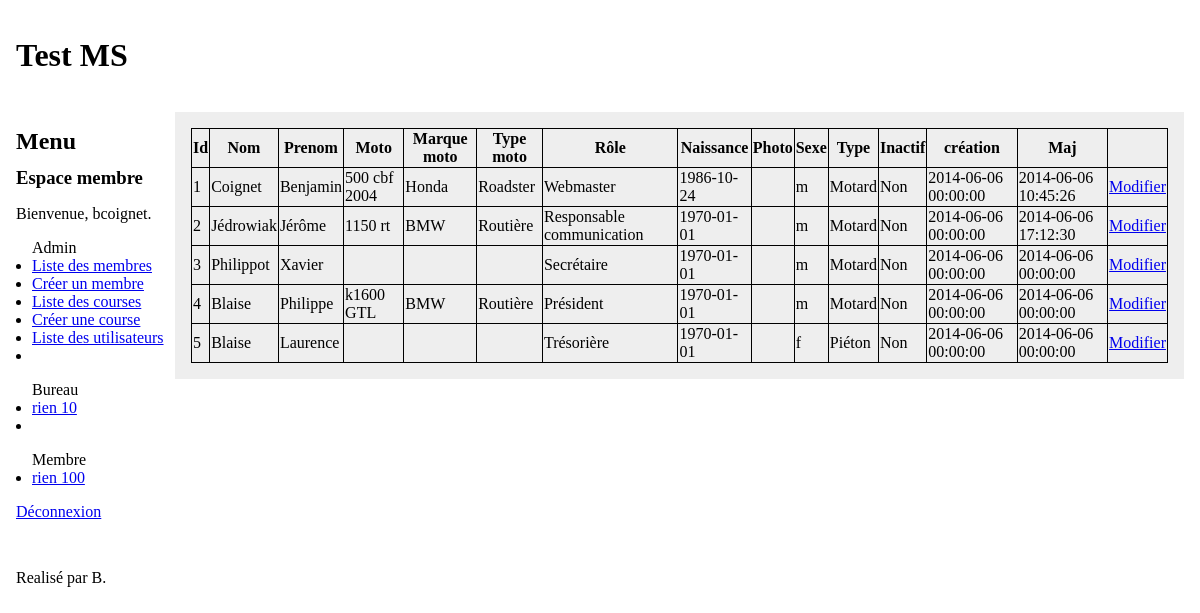
The page /index.php?module=membres&action=listing (signed in) on the database its author committed.
### tables this page shows
CREATE TABLE membres (
	id					int(10) unsigned 	NOT NULL 	AUTO_INCREMENT,
	nom					VARCHAR(32)			NOT NULL,
	prenom				VARCHAR(32)			NOT NULL,
	nom_moto			VARCHAR(50)			NOT NULL,
	marque_moto			VARCHAR(50)			NOT NULL,
	type_moto			VARCHAR(50)			NOT NULL,
	role_asso			VARCHAR(128) 		NOT NULL,
	date_naissance		date 				NOT NULL,
	photo				VARCHAR(128)		NOT NULL,
	sexe				char(1)				NOT NULL,
	type_membre			VARCHAR(50)			NOT NULL,
	inactif				tinyint(1)			NOT NULL DEFAULT '0',
	
	date_creation		TIMESTAMP			NOT NULL DEFAULT CURRENT_TIMESTAMP,
	date_maj			TIMESTAMP 			NOT NULL DEFAULT '0000-00-00 00:00:00',
	
	PRIMARY KEY (id)	

);

### modeles/membres.php (called while the page is built, shortened)
<?php
class membre {
	private $id;
	public function __construct($id)
	{
		$this->id = $id;
	}
	public function getId() {
		return $this->id;
	}
	public function load() {
		$pdo = PDO2::getInstance();
		$requete = $pdo->prepare("SELECT * FROM membres where id = :id_utilisateur");
		$requete->bindValue(':id_utilisateur', $this->id);
		$requete->execute();
		if ($result = $requete->fetch(PDO::FETCH_ASSOC)) {
			$requete->closeCursor();
			$this->nom = $result['nom'];
			$this->prenom = ($result['prenom']);
			$this->nomMoto = ($result['nom_moto']);
			$this->marqueMoto = ($result['marque_moto']);
			$this->typeMoto = ($result['type_moto']);
			$this->roleAsso = ($result['role_asso']);
			$this->dateNaissance = ($result['date_naissance']);
			$this->photo = ($result['photo']);
			$this->sexe = ($result['sexe']);
			$this->dateCreation = ($result['date_creation']);
			$this->dateMaj = ($result['date_maj']);
			$this->typeMembre = ($result['type_membre']);
			$this->inactif = ($result['inactif']);
		}
	}
	public function getProperties() {
		return get_object_vars($this);
	}
	public static function listing() {
		$membres = array();
		$pdo = PDO2::getInstance();
		$requete = $pdo->prepare("SELECT * FROM membres");
		$requete->execute();
		while ($result = $requete->fetch(PDO::FETCH_ASSOC)) {
			$membre = new membre($result['id']);
			$membre->load();
			$membres[] = $membre;
		}
		return $membres;
	}
	public static function inactif($value) {
		$inactif = array ('0' => MEMBRE_INACTIF_NON, '1' => MEMBRE_INACTIF_OUI);
		if (array_key_exists($value, $inactif)) {
			return $inactif[$value];
		}else {
			return '';
		}
	}
}

### modules/membres/vues/listing_membres.php (the view)
<table>
<tr>
	<th> Id </th>
	<th> Nom </th>
	<th> Prenom </th>
	<th> Moto </th>
	<th> Marque moto </th>
	<th> Type moto </th>
	<th> Rôle </th>
	<th> Naissance </th>
	<th> Photo </th>
	<th> Sexe </th>
	<th> Type </th>
	<th> Inactif </th>
	<th> création </th>
	<th> Maj </th>
</tr>
<?php
foreach ($membres as $membre) {
	$membreProperties = $membre->getProperties();
	echo '<tr>';
	foreach ($membreProperties as $k => $property) {
		if ($k === 'inactif') {
			$property = membre::inactif($property);
		}
		echo '<td>' . ($property) . '</td> ';
	}
	echo '<td><a href="' . CHEMIN_BASE . 'index.php?module=membres&action=modifier&id=' . $membre->getId() . '">Modifier</a></td>';
	echo '</tr>';
}
?>
</table>

### style/global.css (style rules this page uses)
* { font-family: Calibri; }
body, #menu, #centre h1, h2, h3, h4, h5, h6 { margin: 0; padding: 0; border: 0; }
table, tr, td, th { border-collapse: collapse; border: 1px solid black; }

### rows shown on the page
membres: id "1", nom "Coignet", prenom "Benjamin", nom_moto "500 cbf 2004", marque_moto "Honda", type_moto "Roadster", role_asso "Webmaster", date_naissance "1986-10-24", sexe "m", type_membre "Motard", inactif "Non", date_creation "2014-06-06 00:00:00", date_maj "2014-06-06 10:45:26"
membres: id "2", nom "Jédrowiak", prenom "Jérôme", nom_moto "1150 rt", marque_moto "BMW", type_moto "Routière", role_asso "Responsable communication", date_naissance "1970-01-01", sexe "m", type_membre "Motard", inactif "Non", date_creation "2014-06-06 00:00:00", date_maj "2014-06-06 17:12:30"
membres: id "3", nom "Philippot", prenom "Xavier", role_asso "Secrétaire", date_naissance "1970-01-01", sexe "m", type_membre "Motard", inactif "Non", date_creation "2014-06-06 00:00:00", date_maj "2014-06-06 00:00:00"
membres: id "4", nom "Blaise", prenom "Philippe", nom_moto "k1600 GTL", marque_moto "BMW", type_moto "Routière", role_asso "Président", date_naissance "1970-01-01", sexe "m", type_membre "Motard", inactif "Non", date_creation "2014-06-06 00:00:00", date_maj "2014-06-06 00:00:00"
membres: id "5", nom "Blaise", prenom "Laurence", role_asso "Trésorière", date_naissance "1970-01-01", sexe "f", type_membre "Piéton", inactif "Non", date_creation "2014-06-06 00:00:00", date_maj "2014-06-06 00:00:00"

### other values the page prints
$_SESSION['utilisateur']->getNomUtilisateur() "bcoignet"
